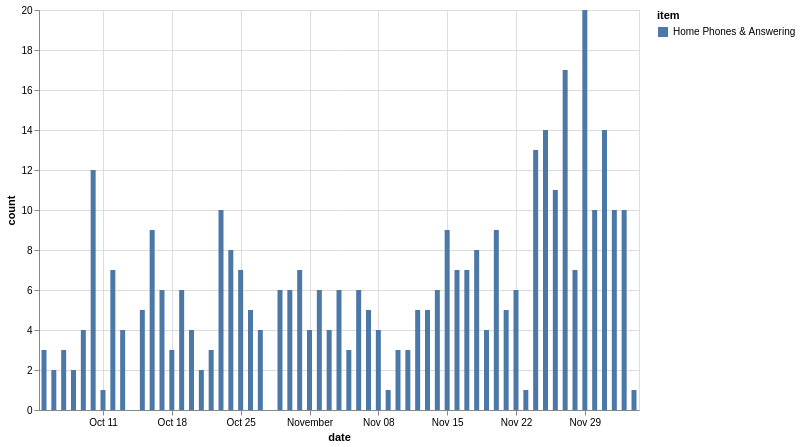

Express this chart as Vega-Lite.
### Vega-Lite specification from a JSON file in a GitHub repository (floating-point values rounded to 4 significant figures)
{"config": {"view": {"continuousWidth": 400, "continuousHeight": 300}}, "data": {"name": "data-c128050db2557d03df0a3035bc72fcc6"}, "mark": "bar", "encoding": {"color": {"type": "nominal", "field": "item"}, "x": {"type": "temporal", "field": "date"}, "y": {"type": "quantitative", "field": "count"}}, "height": 400, "width": 600, "$schema": "https://vega.github.io/schema/vega-lite/v4.8.1.json", "datasets": {"data-c128050db2557d03df0a3035bc72fcc6": [{"item": "Home Phones & Answering", "date": "2020-10-05", "count": 3}, {"item": "Home Phones & Answering", "date": "2020-10-06", "count": 2}, {"item": "Home Phones & Answering", "date": "2020-10-07", "count": 3}, {"item": "Home Phones & Answering", "date": "2020-10-08", "count": 2}, {"item": "Home Phones & Answering", "date": "2020-10-09", "count": 4}, {"item": "Home Phones & Answering", "date": "2020-10-10", "count": 12}, {"item": "Home Phones & Answering", "date": "2020-10-11", "count": 1}, {"item": "Home Phones & Answering", "date": "2020-10-12", "count": 7}, {"item": "Home Phones & Answering", "date": "2020-10-13", "count": 4}, {"item": "Home Phones & Answering", "date": "2020-10-15", "count": 5}, {"item": "Home Phones & Answering", "date": "2020-10-16", "count": 9}, {"item": "Home Phones & Answering", "date": "2020-10-17", "count": 6}, {"item": "Home Phones & Answering", "date": "2020-10-18", "count": 3}, {"item": "Home Phones & Answering", "date": "2020-10-19", "count": 6}, {"item": "Home Phones & Answering", "date": "2020-10-20", "count": 4}, {"item": "Home Phones & Answering", "date": "2020-10-21", "count": 2}, {"item": "Home Phones & Answering", "date": "2020-10-22", "count": 3}, {"item": "Home Phones & Answering", "date": "2020-10-23", "count": 10}, {"item": "Home Phones & Answering", "date": "2020-10-24", "count": 8}, {"item": "Home Phones & Answering", "date": "2020-10-25", "count": 7}, {"item": "Home Phones & Answering", "date": "2020-10-26", "count": 5}, {"item": "Home Phones & Answering", "date": "2020-10-27", "count": 4}, {"item": "Home Phones & Answering", "date": "2020-10-29", "count": 6}, {"item": "Home Phones & Answering", "date": "2020-10-30", "count": 6}, {"item": "Home Phones & Answering", "date": "2020-10-31", "count": 7}, {"item": "Home Phones & Answering", "date": "2020-11-01", "count": 4}, {"item": "Home Phones & Answering", "date": "2020-11-02", "count": 6}, {"item": "Home Phones & Answering", "date": "2020-11-03", "count": 4}, {"item": "Home Phones & Answering", "date": "2020-11-04", "count": 6}, {"item": "Home Phones & Answering", "date": "2020-11-05", "count": 3}, {"item": "Home Phones & Answering", "date": "2020-11-06", "count": 6}, {"item": "Home Phones & Answering", "date": "2020-11-07", "count": 5}, {"item": "Home Phones & Answering", "date": "2020-11-08", "count": 4}, {"item": "Home Phones & Answering", "date": "2020-11-09", "count": 1}, {"item": "Home Phones & Answering", "date": "2020-11-10", "count": 3}, {"item": "Home Phones & Answering", "date": "2020-11-11", "count": 3}, {"item": "Home Phones & Answering", "date": "2020-11-12", "count": 5}, {"item": "Home Phones & Answering", "date": "2020-11-13", "count": 5}, {"item": "Home Phones & Answering", "date": "2020-11-14", "count": 6}, {"item": "Home Phones & Answering", "date": "2020-11-15", "count": 9}, {"item": "Home Phones & Answering", "date": "2020-11-16", "count": 7}, {"item": "Home Phones & Answering", "date": "2020-11-17", "count": 7}, {"item": "Home Phones & Answering", "date": "2020-11-18", "count": 8}, {"item": "Home Phones & Answering", "date": "2020-11-19", "count": 4}, {"item": "Home Phones & Answering", "date": "2020-11-20", "count": 9}, {"item": "Home Phones & Answering", "date": "2020-11-21", "count": 5}, {"item": "Home Phones & Answering", "date": "2020-11-22", "count": 6}, {"item": "Home Phones & Answering", "date": "2020-11-23", "count": 1}, {"item": "Home Phones & Answering", "date": "2020-11-24", "count": 13}, {"item": "Home Phones & Answering", "date": "2020-11-25", "count": 14}, {"item": "Home Phones & Answering", "date": "2020-11-26", "count": 11}, {"item": "Home Phones & Answering", "date": "2020-11-27", "count": 17}, {"item": "Home Phones & Answering", "date": "2020-11-28", "count": 7}, {"item": "Home Phones & Answering", "date": "2020-11-29", "count": 20}, {"item": "Home Phones & Answering", "date": "2020-11-30", "count": 10}, {"item": "Home Phones & Answering", "date": "2020-12-01", "count": 14}, {"item": "Home Phones & Answering", "date": "2020-12-02", "count": 10}, {"item": "Home Phones & Answering", "date": "2020-12-03", "count": 10}, {"item": "Home Phones & Answering", "date": "2020-12-04", "count": 1}]}}
